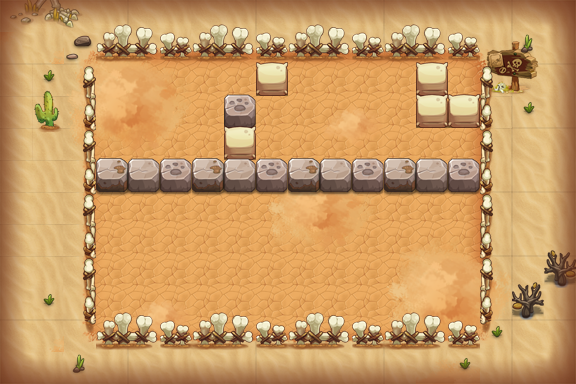

Rendered tile map (Tiled .tmx) drawn with the repository's tilesets; below, a short description and the map source with its tile grids summarised:
An orthogonal 18x12 tile map with 32x32 px tiles, 13 tile layers (PASS, 块层 2, 块层 12, 块层 4, ...) and 14 objects (8x TRAP, 3x dcq1, 2x BOMB, PLAYER).

<map version="1.0" orientation="orthogonal" width="18" height="12" tilewidth="32" tileheight="32">
 <properties>
  <property name="DESTRY1" value="255" />
  <property name="DESTRY2" value="314" />
  <property name="DESTRY3" value="149" />
  <property name="DESTRY4" value="177" />
  <property name="DESTRY_COUNT" value="4" />
  <property name="EXP" value="425" />
  <property name="ITEM" value="D011" />
  <property name="MONEY" value="638" />
  <property name="START_SCRIPT" value="lv35" />
 </properties>
 <tileset firstgid="1" name="hmpy" tilewidth="32" tileheight="32">
  <image source="hmpy.png" width="500" height="1024" />
 </tileset>
 <layer name="PASS" width="18" height="12">
  <data>[216 cells, 140 non-empty, 10 distinct tile ids]</data>
 </layer>
 <layer name="块层 2" width="18" height="12">
  <data>[216 cells, 164 non-empty, 41 distinct tile ids]</data>
 </layer>
 <layer name="块层 12" width="18" height="12">
  <data>[216 cells, 56 non-empty, 36 distinct tile ids]</data>
 </layer>
 <layer name="块层 4" width="18" height="12">
  <data>[216 cells, 67 non-empty, 13 distinct tile ids]</data>
 </layer>
 <layer name="块层 11" width="18" height="12">
  <data>[216 cells, 3 non-empty, 3 distinct tile ids]</data>
 </layer>
 <layer name="块层 3" width="18" height="12">
  <data>[216 cells, 60 non-empty, 11 distinct tile ids]</data>
 </layer>
 <layer name="块层 5" width="18" height="12">
  <data>[216 cells, 18 non-empty, 4 distinct tile ids]</data>
 </layer>
 <layer name="SHELTER 9" width="18" height="12">
  <data>[216 cells, 12 non-empty, 3 distinct tile ids]</data>
 </layer>
 <layer name="SHELTER 4" width="18" height="12">
  <data>[216 cells, 12 non-empty, 3 distinct tile ids]</data>
 </layer>
 <layer name="SHELTER 3" width="18" height="12">
  <data>[216 cells, 1 non-empty, 1 distinct tile ids]</data>
 </layer>
 <layer name="SHELTER 2" width="18" height="12">
  <data>[216 cells, 3 non-empty, 2 distinct tile ids]</data>
 </layer>
 <layer name="SHELTER 1" width="18" height="12">
  <data>[216 cells, 2 non-empty, 1 distinct tile ids]</data>
 </layer>
 <objectgroup name="对象层 1" width="18" height="12">
  <object name="tnt2" type="BOMB" x="192" y="256" width="32" height="32">
   <properties>
    <property name="bomb_ani" value="tnt_bomb.bomb" />
    <property name="bomb_damage" value="9999" />
    <property name="bomb_power" value="1" />
   </properties>
  </object>
  <object name="senser2" type="TRAP" x="128" y="192" width="32" height="32">
   <properties>
    <property name="trap_floor" value="true" />
    <property name="trap_script" value="trap_onTNTSenser(&quot;tnt2&quot;);" />
    <property name="trap_start_mode" value="0" />
   </properties>
  </object>
  <object name="tnt1" type="BOMB" x="352" y="256" width="32" height="32">
   <properties>
    <property name="bomb_ani" value="tnt_bomb.bomb" />
    <property name="bomb_damage" value="9999" />
    <property name="bomb_power" value="1" />
   </properties>
  </object>
  <object name="senser1" type="TRAP" x="448" y="64" width="32" height="32">
   <properties>
    <property name="trap_floor" value="true" />
    <property name="trap_script" value="trap_onTNTSenser(&quot;tnt1&quot;);" />
    <property name="trap_start_mode" value="0" />
   </properties>
  </object>
  <object name="dcq1" x="128" y="96" width="32" height="32">
   <properties>
    <property name="lua_ai" value="monster_dcq_ai" />
    <property name="quality" value="dcq1.quality" />
   </properties>
  </object>
  <object name="PLAYER" type="PLAYER" x="288" y="96" width="32" height="32" />
  <object name="zi_dan_right1" type="TRAP" x="96" y="224" width="32" height="32">
   <properties>
    <property name="trap_ani" value="fire_cat_right.actor" />
    <property name="trap_delay" value="2" />
    <property name="trap_id" value="0" />
    <property name="trap_script" value="trap(&quot;zi_dan_right1&quot;):setAtkPower(target(&quot;PLAYER&quot;):getHP()*0.1);trap(&quot;zi_dan_right1&quot;):turnRight(); trap(&quot;zi_dan_right1&quot;):getAI():getActions():addObject( AIUseSkill:create(   SkillLua:create(&quot;skill_0001&quot;)  )  );" />
    <property name="trap_start_mode" value="2" />
    <property name="trap_state" value="open" />
   </properties>
  </object>
  <object name="zi_dan_right3" type="TRAP" x="96" y="64" width="32" height="32">
   <properties>
    <property name="trap_ani" value="fire_cat_right.actor" />
    <property name="trap_delay" value="2" />
    <property name="trap_id" value="0" />
    <property name="trap_script" value="trap(&quot;zi_dan_right3&quot;):setAtkPower(target(&quot;PLAYER&quot;):getHP()*0.1);trap(&quot;zi_dan_right3&quot;):turnRight(); trap(&quot;zi_dan_right3&quot;):getAI():getActions():addObject( AIUseSkill:create(   SkillLua:create(&quot;skill_0001&quot;)  )  );" />
    <property name="trap_start_mode" value="2" />
    <property name="trap_state" value="open" />
   </properties>
  </object>
  <object name="mp1" type="TRAP" x="224" y="64" width="32" height="32">
   <properties>
    <property name="trap_ani" value="mp.actor" />
    <property name="trap_floor" value="true" />
    <property name="trap_id" value="0" />
    <property name="trap_script" value="trap_moveto(&quot;PLAYER&quot;, &quot;mp1&quot;,target(&quot;mp2&quot;):getX(),target(&quot;mp2&quot;):getY() );" />
    <property name="trap_sound_id" value="1" />
    <property name="trap_start_mode" value="0" />
    <property name="trap_state" value="open" />
   </properties>
  </object>
  <object name="mp2" type="TRAP" x="288" y="192" width="32" height="32">
   <properties>
    <property name="trap_ani" value="mp.actor" />
    <property name="trap_floor" value="true" />
    <property name="trap_id" value="0" />
    <property name="trap_script" value="trap_moveto(&quot;PLAYER&quot;, &quot;mp2&quot;,target(&quot;mp1&quot;):getX(),target(&quot;mp1&quot;):getY() );" />
    <property name="trap_sound_id" value="1" />
    <property name="trap_start_mode" value="0" />
    <property name="trap_state" value="open" />
   </properties>
  </object>
  <object name="dcq1" x="384" y="256" width="32" height="32">
   <properties>
    <property name="lua_ai" value="monster_dcq_ai" />
    <property name="quality" value="dcq1.quality" />
   </properties>
  </object>
  <object name="dcq1" x="160" y="256" width="32" height="32">
   <properties>
    <property name="lua_ai" value="monster_dcq_ai" />
    <property name="quality" value="dcq1.quality" />
   </properties>
  </object>
  <object name="triger2" type="TRAP" x="128" y="192" width="32" height="32">
   <properties>
    <property name="trap_ani" value="tnt_triger.actor" />
    <property name="trap_floor" value="true" />
    <property name="trap_script" value="trap_onTNTBombTrap(&quot;triger2&quot;,&quot;tnt2&quot;);" />
    <property name="trap_sound_id" value="3" />
    <property name="trap_start_mode" value="3" />
    <property name="trap_state" value="open" />
   </properties>
  </object>
  <object name="triger1" type="TRAP" x="448" y="64" width="32" height="32">
   <properties>
    <property name="trap_ani" value="tnt_triger.actor" />
    <property name="trap_floor" value="true" />
    <property name="trap_script" value="trap_onTNTBombTrap(&quot;triger1&quot;,&quot;tnt1&quot;);" />
    <property name="trap_sound_id" value="3" />
    <property name="trap_start_mode" value="3" />
    <property name="trap_state" value="open" />
   </properties>
  </object>
 </objectgroup>
 <layer name="块层 13" width="18" height="12">
  <data>[216 cells, 60 non-empty, 24 distinct tile ids]</data>
 </layer>
</map>
